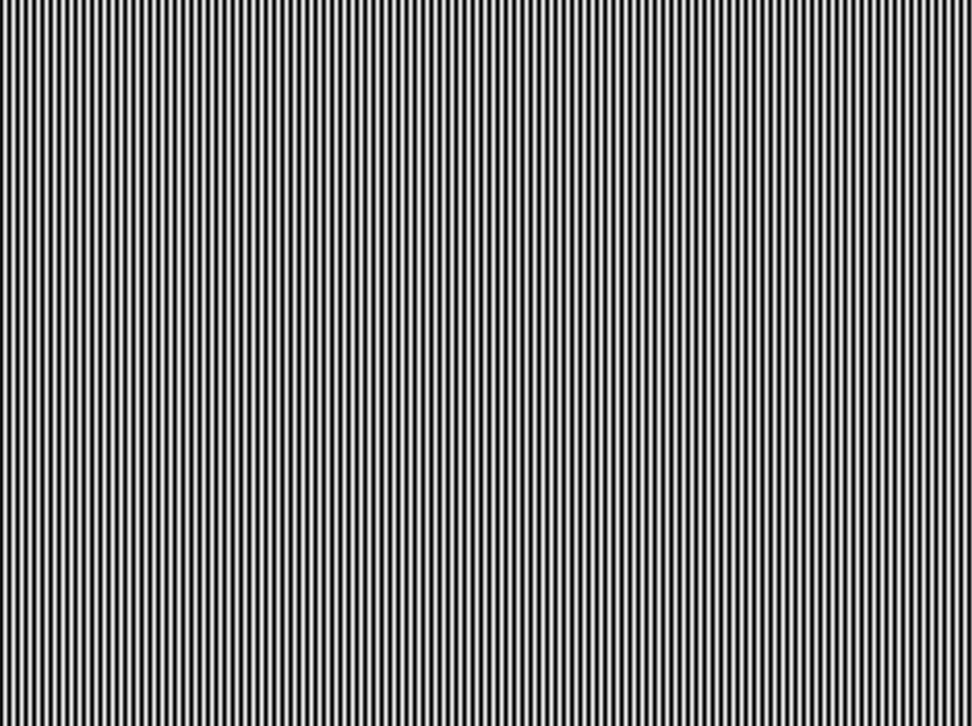
//> input picture LBP1/Fringe_vert1.bmp, 972 x 726 px, shrunk from 1292 x 964 before the run
$ ./main   (built with g++ and OpenCV 4)
//> lines starting //> are read from the running program, lines starting //| are printed output that depends on the picture
#include <opencv.hpp>
#include <vector>
#include <map>
#include <unordered_map>
#include <string>

using namespace std;
using namespace cv;
//水平条纹宏定义为 0，竖直条纹宏定义为 1， STRIPE_NUM 为条纹数量
#define HORIZONTAL 0
#define VERTICAL 1
#define STRIPE_NUM 26
//一个二维点坐标的结构体，本来是考虑使用opencv 自带的 Point，但是有一个 map_EqualPhasePoint.insert({ Point(col, row), EqualPhasePoint }); 老是报错，索性自己定义了一个结构体
struct Point2t
{
    // [10 lines left out: functions Point2t, Point2t, not called in this run]
    bool operator <(const Point2t& p2t) const
    {
        if (this->x == p2t.x)
        {
            return this->y < p2t.y;
        }
        return this->x < p2t.x;
    }
    int x;
    int y;
};
 //这块是参考@卢平悦 的计算包裹相位代码，返回值是一个[-PI, PI]范围的相位值
void computeWrappedPhase(Mat* img1, Mat* img2, Mat* img3, Mat* dstWrappedPhase)
{
    typedef float phaseType;
    Mat temp1, temp2;
    temp1.create(img1->rows, img1->cols, CV_32F);
    temp2.create(img2->rows, img2->cols, CV_32F);
    temp1 = sqrt(3) * (*img1 - *img3);
    temp2 = *img2 * 2 - *img1 - *img3;
    int height = img1->rows;
    int width = img1->cols;
#pragma omp parallel for
    for(int i = 0; i < height; i++)
        for (int j = 0; j < width; j++)
        {
            auto phase = atan2f(temp1.at<phaseType>(i, j), temp2.at<phaseType>(i, j));
            dstWrappedPhase->at<phaseType>(i, j) = phase;
        }
}
//这块是对左右相机求包裹相位的一个包装代码，省去了每次需要分别考虑左右相机的烦恼，直接传左右相机相片路径就可以了
Mat getWrappedPhase(vector<string> &path)
{
    if (path.size() != 3)
    {
        cerr << "path value must have 3 !" << endl;
        exit(-1);
    }
    Mat img1f, img2f, img3f;
    Mat phase_img1 = imread(path[0], IMREAD_GRAYSCALE);
    Mat phase_img2 = imread(path[1], IMREAD_GRAYSCALE);
    Mat phase_img3 = imread(path[2], IMREAD_GRAYSCALE);
    // 转换为float类型
    phase_img1.convertTo(img1f, CV_32F);
    phase_img2.convertTo(img2f, CV_32F);
    phase_img3.convertTo(img3f, CV_32F);
    Mat dstWrappedPhase;
    Mat dstWrappedPhase8;
    dstWrappedPhase.create(phase_img1.rows, phase_img1.cols, CV_32F);

    // 计算包裹相位
    computeWrappedPhase(&img1f, &img2f, &img3f, &dstWrappedPhase);

    dstWrappedPhase.convertTo(dstWrappedPhase8, CV_8U, 1 / CV_PI * 128, 128);

    return dstWrappedPhase;
}
/*获取双目照片与投影仪相位相等的点的坐标
*@input:左右两张条纹图，投影仪投射的条纹图，遍历一行（极线约束的这一行）找相位相等的点
*@output：//map<投影仪二维像素点（u, v）,极线约束上的左右照片像素3维点（x, y, z）>
*/

// [103 lines left out: function getEqualPhasePoint, not called in this run]
//对于照相机上极线上的像素点，进行遍历，求出与上面相位相等的候选像素点

//拿到相位相等的点进行三角测量，求出最小距离的点对

int main(int argc, const char *argv[])
{
    Mat projectPhaseImage = imread("./Fringe_vert1.bmp");
//> projectPhaseImage is the input picture: 726 rows x 972 cols, CV_8UC3; min 0, max 240, mean 119.4

    vector<string> leftCameraPath;
    leftCameraPath.push_back("./PhaseShiftleft02.bmp");
    leftCameraPath.push_back("./PhaseShiftleft03.bmp");
    leftCameraPath.push_back("./PhaseShiftleft04.bmp");
    Mat leftWrappedimage = getWrappedPhase(leftCameraPath);
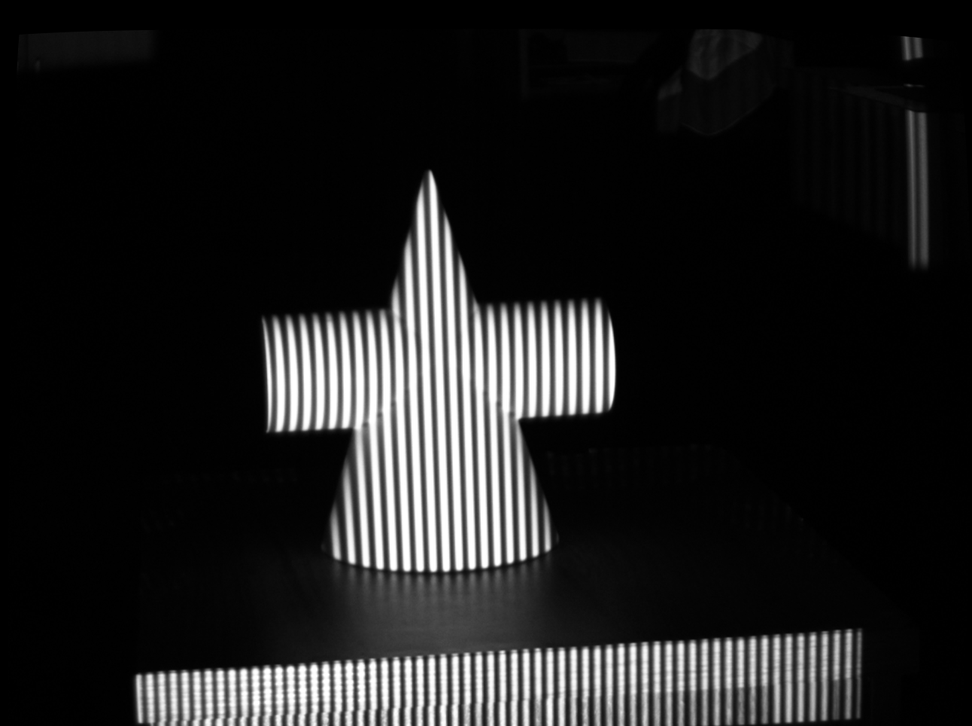
//> input picture LBP1/PhaseShiftleft02.bmp, 972 x 726 px, shrunk from 1292 x 964 before the run
//> in getWrappedPhase, phase_img1 is the input picture: 726 rows x 972 cols, CV_8UC1; min 0, max 255, mean 30.9
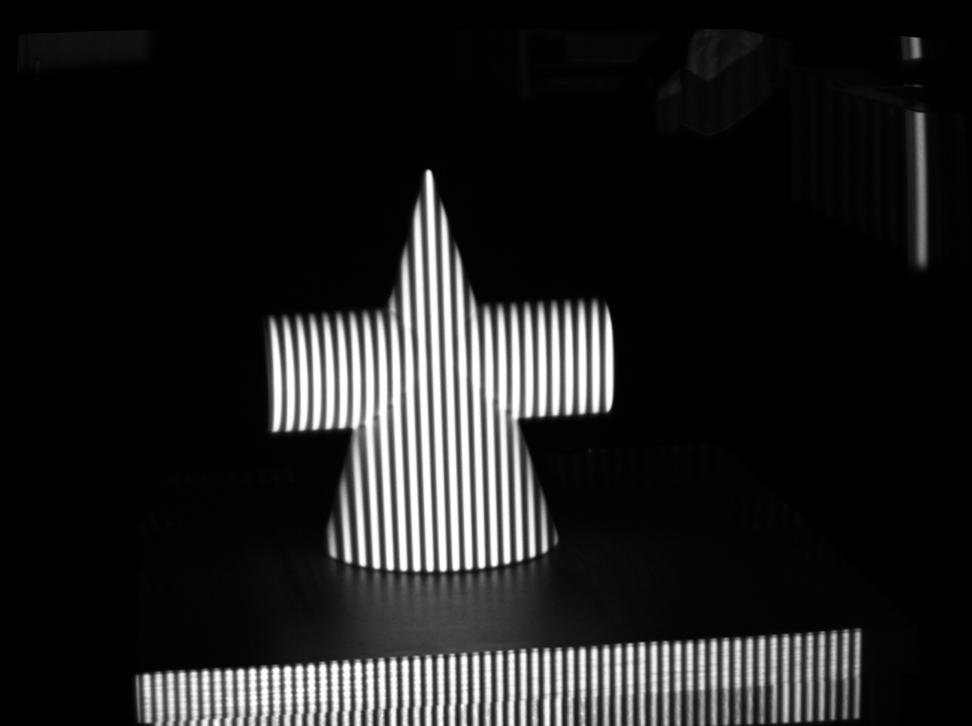
//> input picture LBP1/PhaseShiftleft03.bmp, 972 x 726 px, shrunk from 1292 x 964 before the run
//> in getWrappedPhase, phase_img2 is the input picture: 726 rows x 972 cols, CV_8UC1; min 0, max 255, mean 30.9
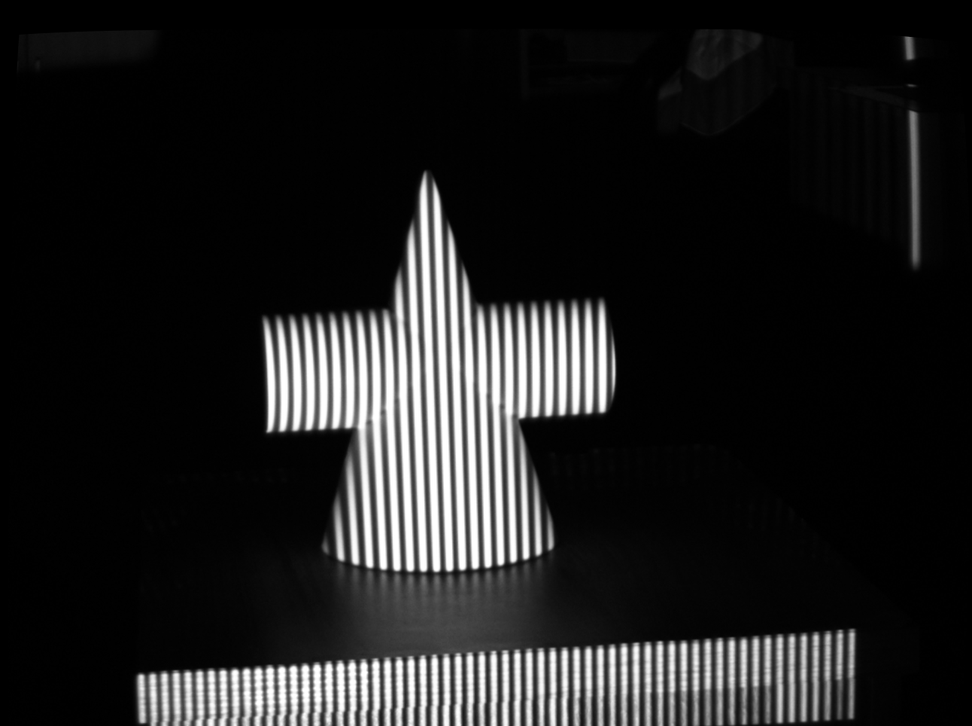
//> input picture LBP1/PhaseShiftleft04.bmp, 972 x 726 px, shrunk from 1292 x 964 before the run
//> in getWrappedPhase, phase_img3 is the input picture: 726 rows x 972 cols, CV_8UC1; min 0, max 255, mean 30.8
//> after the loop in computeWrappedPhase, `for(int i = 0; i < height; i++)`:
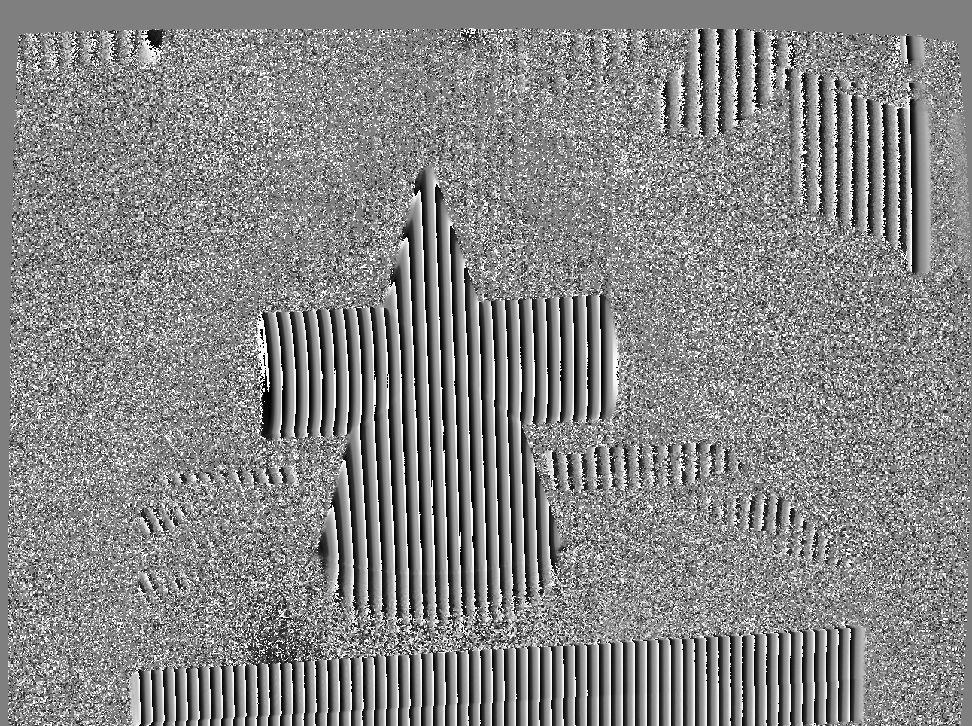
//> dstWrappedPhase: 726 rows x 972 cols, CV_32FC1; min -3.14, max 3.14, mean 0.187; drawn with min black and max white

    vector<string> rightCameraPath;
    rightCameraPath.push_back("./PhaseShiftright02.bmp");
    rightCameraPath.push_back("./PhaseShiftright03.bmp");
    rightCameraPath.push_back("./PhaseShiftright04.bmp");
    Mat rightWrappedimage = getWrappedPhase(rightCameraPath);
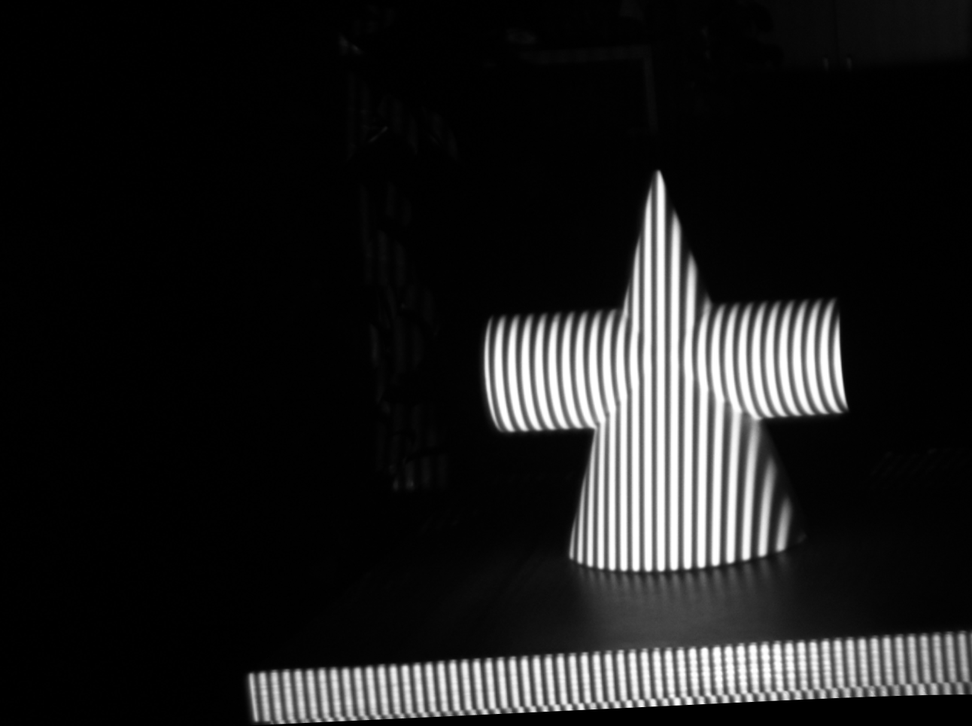
//> input picture LBP1/PhaseShiftright02.bmp, 972 x 726 px, shrunk from 1292 x 964 before the run
//> in getWrappedPhase, phase_img1 is the input picture: 726 rows x 972 cols, CV_8UC1; min 0, max 255, mean 29.8
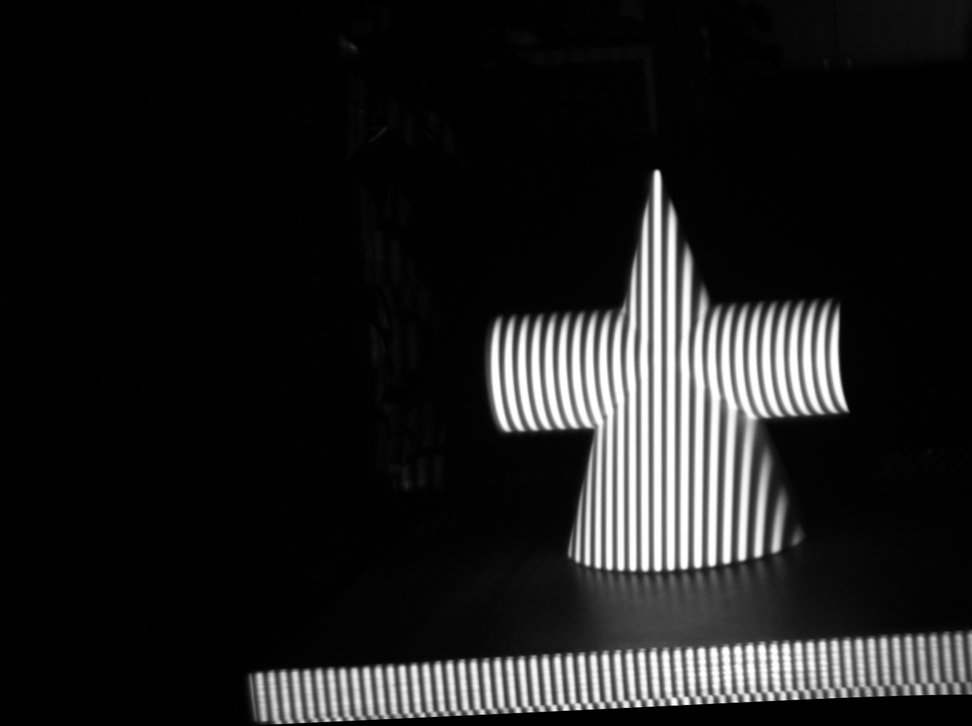
//> input picture LBP1/PhaseShiftright03.bmp, 972 x 726 px, shrunk from 1292 x 964 before the run
//> in getWrappedPhase, phase_img2 is the input picture: 726 rows x 972 cols, CV_8UC1; min 0, max 255, mean 29.8
//> PhaseShiftright04.bmp cannot be read in this run, so this picture is empty
//> (the run ends here: the program stops with an error, at `temp1 = sqrt(3) * (*img1 - *img3);`)
